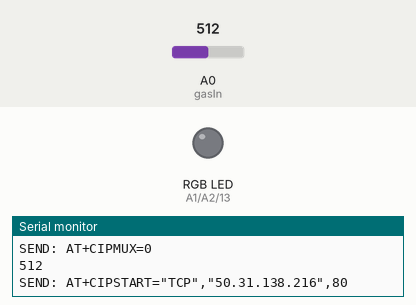
Simulated run of this sketch. Board: Arduino Uno, built with avr-gcc and run on an emulated ATmega328P. On the bench: an RGB LED mixed from three pins (HIGH = lit), the last lines printed to the serial monitor. Inputs (shaded band) come from the test bench; at power-on: A0 (gasIn) = 512. The modem accepts every AT command (registered, SIM ready, sends succeed) and sends nothing else.

Above: at 15.5 s.
At 17.0 s:
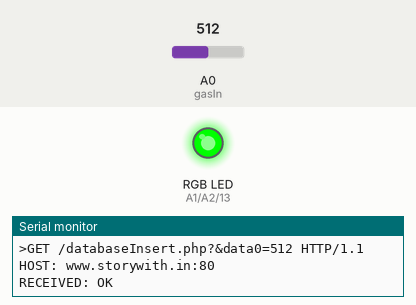
Timing chart, 0 to 20.0 s (numbered marks = the images above):
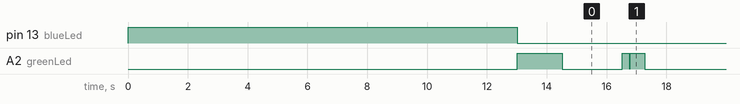

Measured:
- by itself, A2 (greenLed): repeats every 4.8 s: HIGH 0.25 s, LOW 0.01 s, HIGH 0.50 s, LOW 4.0 s

The sketch:

gasToDatabase.ino
```cpp
//AttendanceSystem with RFID_READER,WIFI_MODULE_esp8266,RGB_LED,ARDUINO
/**
 *@author RAJ_SHAH
 *@author imec studios aka lab55
*/

#include <SoftwareSerial.h>       //wifi is communicating througth serialPorts

#define  uchar unsigned char      //To reduce programming time only
#define uint  unsigned int
#define DEBUG FALSE               //comment out to remove debug msgs

//*-- Hardware Serial
#define _baudrate 115200           //mey differ for your wifi Module____mine is esp8266

//*-- Software Serial
#define _rxpin      2
#define _txpin      3

//Maximum length of the array
#define MAX_LEN 16


//*-- IoT Information
#define SSID "cube"              //SSID of your router/network
#define PASS "xyz54321"             //PASSWORD to connectwith it.
#define DEST_HOST "www.storywith.in"            //IP address or URL of website/server You wants to connect
#define DEST_IP "50.31.138.216"

SoftwareSerial wifi( _rxpin, _txpin ); // RX, TX
uchar serNumA[5];

uchar fifobytes;
uchar fifoValue;

//For RGB Leds
const int redLed = A1;
const int greenLed = A2;
const int blueLed = 13;

//gasSensor MQ3's Analodinput Pin
int gasIn = A0;

String GET = "GET /databaseInsert.php";     //FilePath to which you wants to send data through GET REQUEST

void setup() {
  // put your setup code here, to run once:
  pinMode(redLed, OUTPUT);
  pinMode(greenLed, OUTPUT);
  pinMode(blueLed, OUTPUT);

   pinMode(A0,INPUT);

  Serial.begin( _baudrate );       // comment means debugging through SerialMonitor is off.
  wifi.begin( _baudrate );            //Start wifi


  //Start Connection with the wifi
AT:
  analogWrite(blueLed, 255);             //MAKE Blue led glow to indicate power suply.
  sendWifi("AT\r\n");
  delay(5000);                                //5 Sec. Delay
  if (wifi.find("OK"))
  {
    Serial.println("RECEIVED: OK\nData ready to sent!");
    Serial.println("Wiring of wifi is OK.");

    connectWiFi();

  }
  else
  {
    blinkLed(redLed, 2000);               //2 Sec. Delay
    goto AT;
  }
}

void loop() {

  // put your main code here, to run repeatedly:
  int val;
  val = analogRead(gasIn);
  Serial.println(val,DEC);
  updateDatabase(val);
  delay(1000);
}


//Function to BLINK the LED
void blinkLed(int ledPin , int delayTime)
{
  analogWrite(redLed, 0);
  analogWrite(greenLed, 0);
  analogWrite(blueLed, 0);

  analogWrite(ledPin, 255);
  delay(delayTime);
  analogWrite(ledPin, 0);

}

//Function to Send AT commands to wifi
void sendWifi(String cmd)
{
  Serial.print("SEND: ");
  Serial.println(cmd);
  wifi.println(cmd);
}


//Function to connect to the network --> One TIME Progarmm
boolean connectWiFi()
{
  wifi.println("AT+CWMODE=1");          //WiFi STA mode - if '3' it is both client and AP
  delay(2000);                                            //2 Seconds Waiting
  //Connect to Router with AT+CWJAP="SSID","Password";
  // Check if connected with AT+CWJAP?
  String cmd = "AT+CWJAP=\"";           // Join accespoint
  cmd += SSID;
  cmd += "\",\"";
  cmd += PASS;
  cmd += "\"";
CWJAP:
  sendWifi(cmd);
  delay(5000);                                             //5 Seconds Waiting

  if (wifi.find("OK"))
  {
    Serial.println("RECIEVED: OK");
    goto CIPMUX;                                        //connection Established Go MAke SINGLE CONNECTION
    //return true;
  }
  else if (wifi.find("Error"))
  {
    Serial.println("RECEIVED: Error");
    blinkLed(redLed, 500);                            //1.5 Sec. delay(total).
    blinkLed(redLed, 500);
    blinkLed(redLed, 500);
    goto CWJAP;                                                //Found Error
    //return true;
  }
  else
  {
    Serial.println("returned value is untrackable");
    blinkLed(blueLed, 500);                         //COULD NOT TRACK wifi's Replay
    //Ignoring replay and assuming connection Established   //1 Sec. Delay
    //return false;
  }
CIPMUX:
  cmd = "AT+CIPMUX=0";// Set Single connection
  sendWifi( cmd );
  if ( wifi.find( "Error") )
  {
    Serial.print( "RECEIVED: Error" );                //single connection failed.
    blinkLed(redLed, 500);                            //1 Sec. delay(total).
    blinkLed(redLed, 500);
    goto CIPMUX;
    //return false;
  }
  //**********else if( wifi.find("OK"))
  blinkLed(greenLed, 500);                            //1.5 Sec. delay(total).
  blinkLed(greenLed, 500);
  blinkLed(greenLed, 500);                            //Indicating ready for reading RFID cards
}

// SEND GET REQUEST(QUERY) to Perticulor URL
void updateDatabase( int gasValue )
{
  // ESP8266 Client
  //AT+CIPSTART="TCP","server",80;            //Single TCP connection
  String cmd = "AT+CIPSTART=\"TCP\",\"";      // Setup TCP connection
  cmd += DEST_IP;
  cmd += "\",80";
  sendWifi(cmd);
  delay(2000);                                //2 Sec. Delay
  if ( wifi.find( "OK" ) )
  {
    Serial.print( "RECEIVED: OK" );
    blinkLed(greenLed, 250);               //0.25 Sec. Delay
    //connected to the SERVER
    //return;
  }
  else if ( wifi.find( "Error" ) )
  {
    Serial.print( "RECEIVED: Error\nExit1" );
    blinkLed(redLed, 250);                  //0.25 Sec. Delay

    //Please place the card again.
    return;
  }
  else
  {
    Serial.print( "Data Could Not be Retrieved" );
    blinkLed(blueLed, 250);               //0.25 Sec. Delay
    //return;
  }

  //  AT+CIPSEND=length
  //  >GET /databaseInsert.php?&field1=value1
  cmd = GET + "?&data0=" + gasValue + " HTTP/1.1\r\nHOST: " + DEST_HOST + ":80\r\n\r\n";
  wifi.print( "AT+CIPSEND=" );
  wifi.println( cmd.length() );
  Serial.print( "AT+CIPSEND=" );
  Serial.println( cmd.length() );
  //Serial.print(wifi.read());
  if (wifi.find( ">" ) )
  {
    Serial.print(">");
    Serial.print(cmd);
    wifi.print(cmd);

    if ( wifi.find("OK") )
    {
      Serial.println( "RECEIVED: OK" );
    }
    else if ( wifi.find("Error") )
    {
      Serial.println( "RECEIVED: Error\nExit2" );
    }
    else
    {
      Serial.print( "Data Could Not be Retrieved" );
    }
    blinkLed(greenLed, 500);               //0.5 Sec. Delay
    //Attandance Taken
  }
  else
  {
    sendWifi( "AT+CIPCLOSE" );              //close TCP connection
    blinkLed(redLed, 500);                  //0.5 Sec. Delay
    //Attandance NOT Taken

    delay(1000);
    if ( wifi.find("OK") )
    {
      Serial.println( "RECEIVED: OK" );
    }
    else
    {
      Serial.println( "RECEIVED: Error\nExit2" );
    }
  }
  delay(1000);
}
```
